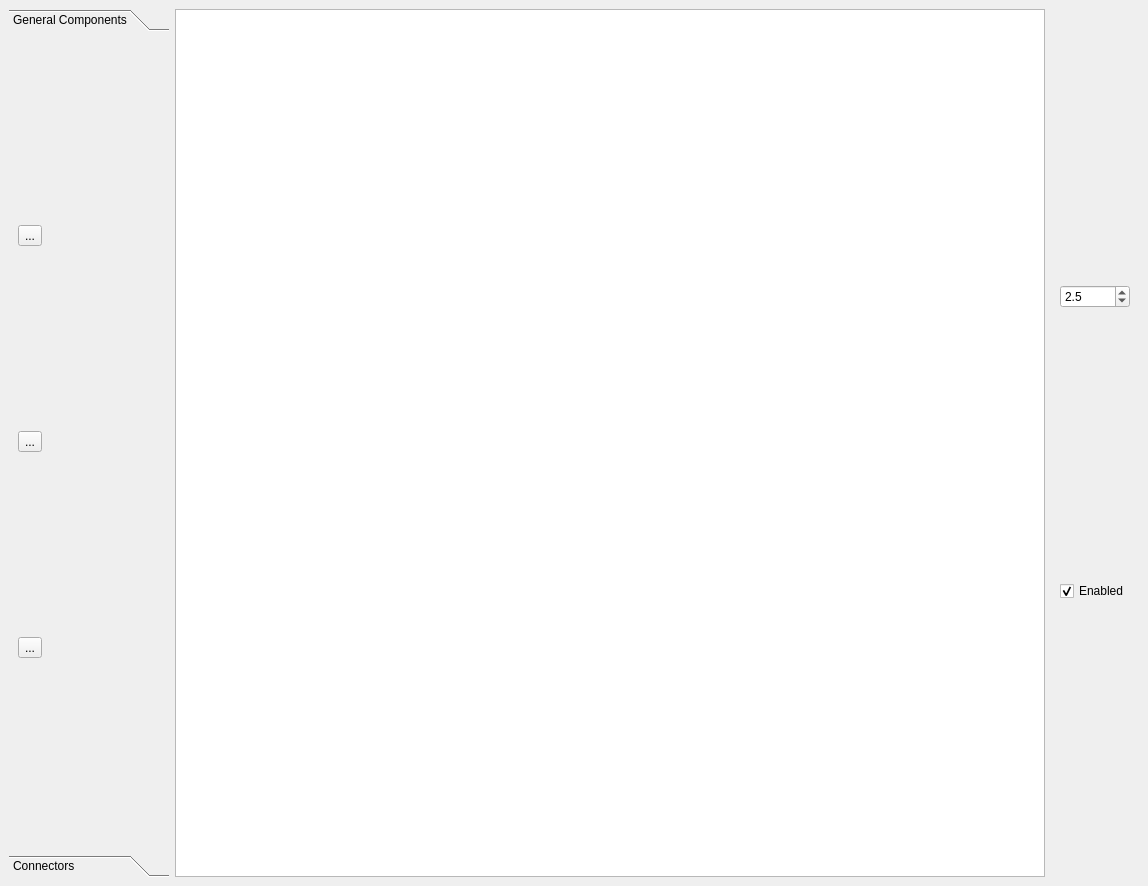
<?xml version="1.0" encoding="UTF-8"?>
<ui version="4.0">
 <class>Form</class>
 <widget class="QMainWindow" name="Form">
  <property name="geometry">
   <rect>
    <x>0</x>
    <y>0</y>
    <width>1148</width>
    <height>886</height>
   </rect>
  </property>
  <property name="windowTitle">
   <string>Form</string>
  </property>
  <widget class="QWidget" name="centralwidget">
   <layout class="QHBoxLayout" name="horizontalLayout">
    <item>
     <widget class="QToolBox" name="toolBox">
      <property name="enabled">
       <bool>true</bool>
      </property>
      <property name="sizePolicy">
       <sizepolicy hsizetype="Minimum" vsizetype="Minimum">
        <horstretch>0</horstretch>
        <verstretch>0</verstretch>
       </sizepolicy>
      </property>
      <property name="minimumSize">
       <size>
        <width>100</width>
        <height>0</height>
       </size>
      </property>
      <property name="maximumSize">
       <size>
        <width>160</width>
        <height>16777215</height>
       </size>
      </property>
      <property name="currentIndex">
       <number>0</number>
      </property>
      <widget class="QWidget" name="page">
       <property name="geometry">
        <rect>
         <x>0</x>
         <y>0</y>
         <width>160</width>
         <height>814</height>
        </rect>
       </property>
       <property name="sizePolicy">
        <sizepolicy hsizetype="Minimum" vsizetype="Minimum">
         <horstretch>0</horstretch>
         <verstretch>0</verstretch>
        </sizepolicy>
       </property>
       <attribute name="label">
        <string>General Components</string>
       </attribute>
       <layout class="QVBoxLayout" name="verticalLayout">
        <item>
         <widget class="QToolButton" name="toolButton_2">
          <property name="text">
           <string>...</string>
          </property>
          <property name="icon">
           <iconset>
            <normaloff>LayoutTest1/images/resistor.png</normaloff>LayoutTest1/images/resistor.png</iconset>
          </property>
          <property name="iconSize">
           <size>
            <width>64</width>
            <height>64</height>
           </size>
          </property>
         </widget>
        </item>
        <item>
         <widget class="QToolButton" name="toolButton">
          <property name="text">
           <string>...</string>
          </property>
          <property name="icon">
           <iconset>
            <normaloff>LayoutTest1/images/capacitor.png</normaloff>LayoutTest1/images/capacitor.png</iconset>
          </property>
          <property name="iconSize">
           <size>
            <width>64</width>
            <height>64</height>
           </size>
          </property>
         </widget>
        </item>
        <item>
         <widget class="QToolButton" name="toolButton_3">
          <property name="text">
           <string>...</string>
          </property>
          <property name="icon">
           <iconset>
            <normaloff>LayoutTest1/images/bulb.png</normaloff>LayoutTest1/images/bulb.png</iconset>
          </property>
          <property name="iconSize">
           <size>
            <width>64</width>
            <height>64</height>
           </size>
          </property>
         </widget>
        </item>
       </layout>
      </widget>
      <widget class="QWidget" name="page_2">
       <property name="geometry">
        <rect>
         <x>0</x>
         <y>0</y>
         <width>100</width>
         <height>30</height>
        </rect>
       </property>
       <property name="sizePolicy">
        <sizepolicy hsizetype="Minimum" vsizetype="Minimum">
         <horstretch>0</horstretch>
         <verstretch>0</verstretch>
        </sizepolicy>
       </property>
       <attribute name="label">
        <string>Connectors</string>
       </attribute>
      </widget>
     </widget>
    </item>
    <item>
     <widget class="QGraphicsView" name="graphicsView"/>
    </item>
    <item>
     <widget class="QFrame" name="verticalFrame">
      <layout class="QVBoxLayout" name="verticalLayout_2">
       <item>
        <widget class="QDoubleSpinBox" name="doubleSpinBox">
         <property name="decimals">
          <number>1</number>
         </property>
         <property name="singleStep">
          <double>0.500000000000000</double>
         </property>
         <property name="value">
          <double>2.500000000000000</double>
         </property>
        </widget>
       </item>
       <item>
        <widget class="QCheckBox" name="checkBox">
         <property name="text">
          <string>Enabled</string>
         </property>
         <property name="checked">
          <bool>true</bool>
         </property>
        </widget>
       </item>
      </layout>
     </widget>
    </item>
   </layout>
  </widget>
 </widget>
 <resources/>
 <connections/>
</ui>
